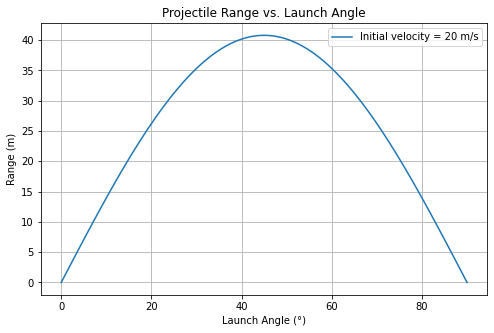

Write the Python code that produced this figure.
import numpy as np
import matplotlib.pyplot as plt

# Constants
g = 9.81  # gravitational acceleration (m/s²)
v0 = 20   # initial velocity (m/s)

# Angle range (0° to 90°)
theta = np.linspace(0, 90, 100)
theta_rad = np.radians(theta)  # Convert to radians

# Compute range
R = (v0**2 * np.sin(2 * theta_rad)) / g

# Plot range vs. angle
plt.figure(figsize=(8, 5))
plt.plot(theta, R, label=f'Initial velocity = {v0} m/s')
plt.xlabel('Launch Angle (°)')
plt.ylabel('Range (m)')
plt.title('Projectile Range vs. Launch Angle')
plt.legend()
plt.grid()
plt.show()
